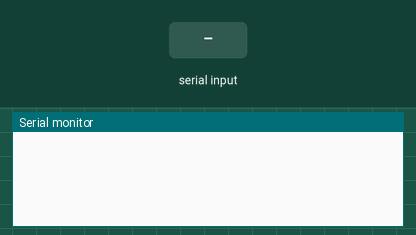
This sketch was run on a simulated Arduino Uno, built with avr-gcc and run on an emulated ATmega328P. On the bench: the last lines printed to the serial monitor. The test bench sets the inputs (shaded band).

Above: at 1.2 s.
1.3 s: "1" received over Serial
At 2.5 s:
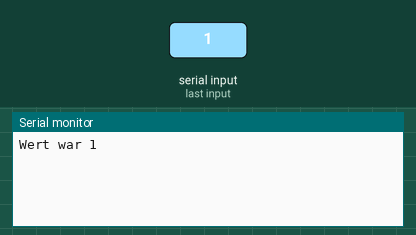
3.0 s: "0" received over Serial
At 4.0 s:
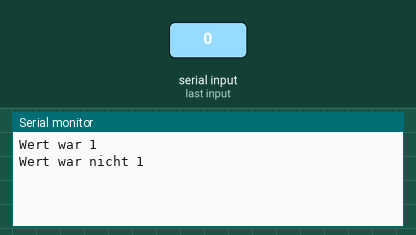

The sketch:

sketch_aug31a.ino
```cpp
int gesendeterWert = 0;

void setup() {
  // put your setup code here, to run once:
  Serial.begin(9600);
}

void loop() {
  if (Serial.available() > 0) {
    gesendeterWert = Serial.read();
    if (gesendeterWert == '1') {
      Serial.println("Wert war 1");
    }
    else {
      Serial.println("Wert war nicht 1");
    }
  }
  delay(500);

}
```

Measured:
- after the input at 1.3 s, the serial monitor: prints a new line after 0.20 s (image 1)
- after the input at 3.0 s, the serial monitor: prints a new line after 0.50 s (image 2)
